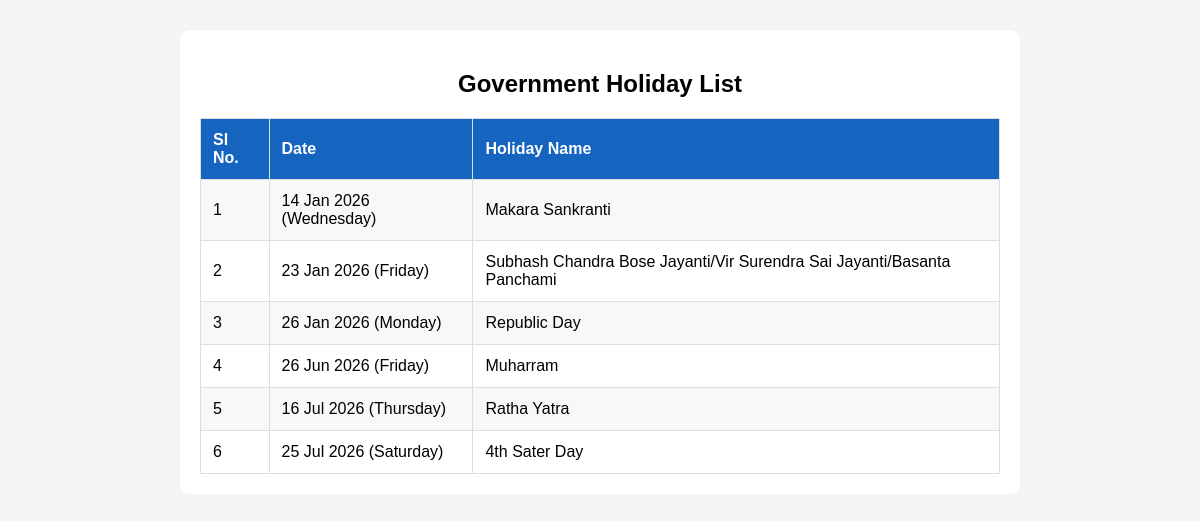
The app's page /User_Interface/view_holidays.php with its own data.
### tables this page shows
CREATE TABLE `holidays` (
  `id` int NOT NULL AUTO_INCREMENT,
  `holiday_date` date NOT NULL,
  `holiday_name` varchar(100) NOT NULL,
  `created_at` timestamp NULL DEFAULT CURRENT_TIMESTAMP,
  PRIMARY KEY (`id`),
  UNIQUE KEY `holiday_date` (`holiday_date`)
);

### User_Interface/view_holidays.php (the view, shortened to what this page needs)
<?php
include "db_connect.php";
$sql = "SELECT holiday_date, holiday_name
        FROM holidays
        ORDER BY holiday_date ASC";
$result = mysqli_query($conn, $sql);
?>
<!DOCTYPE html>
<html>
<head>
</head>
<body>
    <div class="container">
        <h2>Government Holiday List</h2>
        <table>
            <tr>
                <th>Sl No.</th>
                <th>Date</th>
                <th>Holiday Name</th>
            </tr>
            <?php
            $i = 1;
            while ($row = mysqli_fetch_assoc($result)) {
            ?>
                <tr>
                    <td><?php echo $i++; ?></td>
                    <td><?php echo date("d M Y (l)", strtotime($row['holiday_date'])); ?></td>
                    <td><?php echo htmlspecialchars($row['holiday_name']); ?></td>
                </tr>
            <?php
            }
            ?>
        </table>
    </div>
</body>
</html>

### User_Interface/view_holidays.php (style rules this page uses)
body { font-family: Arial; background: #f5f5f5; }
.container { width: 800px; margin: 30px auto; background: #fff; padding: 20px; border-radius: 10px; }
table { width: 100%; border-collapse: collapse; }
th, td { border: 1px solid #ddd; padding: 12px; text-align: left; }
th { background: #1565C0; color: white; }
tr:nth-child(even) { background: #f8f8f8; }
h2 { text-align: center; }

### records on screen
holidays: holiday_date "14 Jan 2026 (Wednesday)", holiday_name "Makara Sankranti"
holidays: holiday_date "23 Jan 2026 (Friday)", holiday_name "Subhash Chandra Bose Jayanti/Vir Surendra Sai Jayanti/Basanta Panchami"
holidays: holiday_date "26 Jan 2026 (Monday)", holiday_name "Republic Day"
holidays: holiday_date "26 Jun 2026 (Friday)", holiday_name "Muharram"
holidays: holiday_date "16 Jul 2026 (Thursday)", holiday_name "Ratha Yatra"
holidays: holiday_date "25 Jul 2026 (Saturday)", holiday_name "4th Sater Day"
